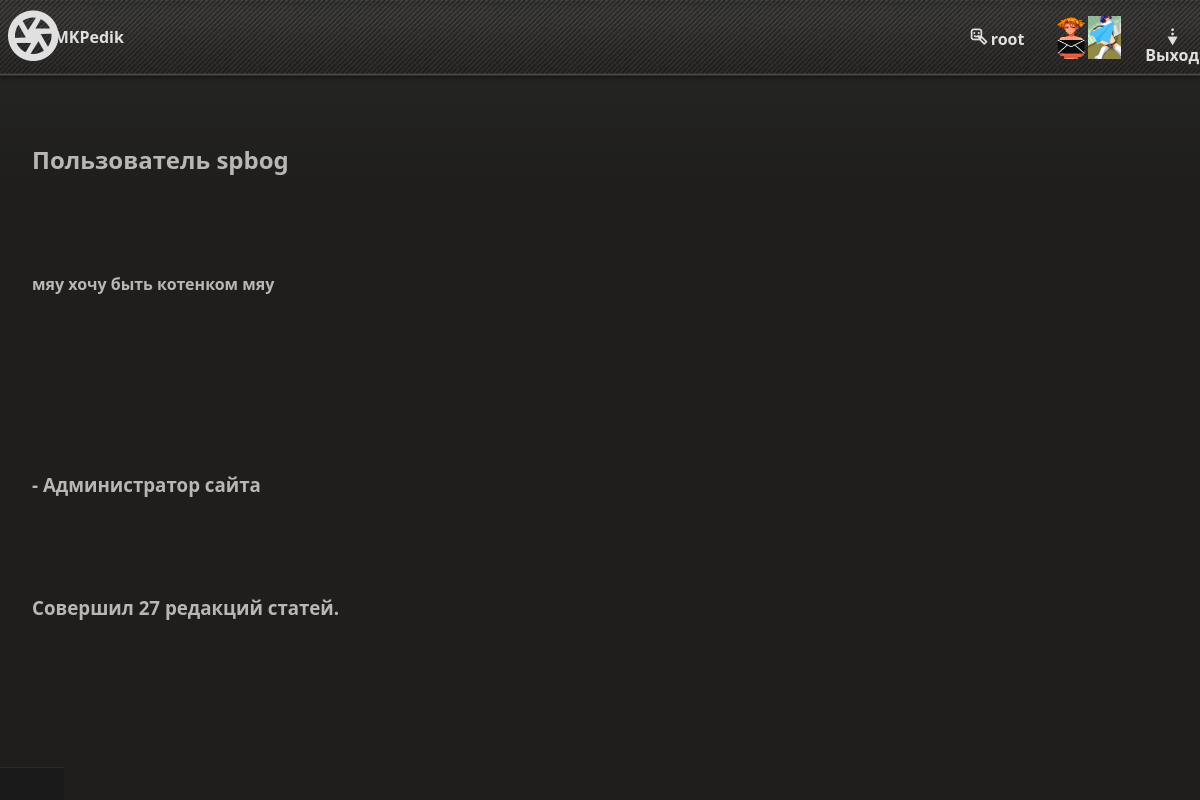
The page /users/getuser?username=spbog (signed in) on the database its author committed.
### mk/database/user.py (models this page shows, shortened)
class User(db.Model):
    username = db.Column(db.String(32), unique=True, primary_key=True)
    pwdhash = db.Column(db.String(256))
    admin = db.Column(db.Boolean)
    profile_description = db.Column(db.String(512))
    commit_n = db.Column(db.Integer)

### mk/decorators.py (the view)
    def wrapper(*args, **kwargs):
        if not g.user:
            return render_template("not_admin.html")
        return func(*args, **kwargs)

### mk/auth/auth.py (called while the page is built)
@auth_bp.before_app_request
def load_user():
    username = session.get("username")
    pwdhash = session.get("pwdhash")
    if username is None or pwdhash is None:
        g.user = None
    else:
        user = db.session.execute(db.select(User).filter_by(username=username)).first()
        if not user:
            g.user = None
        elif user[0].pwdhash == pwdhash:
            g.user = user[0]

### mk/users/users.py (called while the page is built)
@user_bp.route("/getuser")
@user_only
def get_user():
    username = request.args.get("username")
    if not username:
        return render_template("not_found.html")
    user = User.query.filter_by(username=username).first()
    return render_template("users/user.html", user=user)

### mk/templates/users/user.html
{% extends "base.html" %}
{% block content %}
    <h2>Пользователь {{user["username"]}}</h2>
    <h4>
        {{user["profile_description"]}}
    </h4>
    <p></p>
    {% if user["admin"] %}<h3> - Администратор сайта</h2>{% endif %}
    <h3>Совершил {{user["commit_n"]}} редакций статей.</h3>
{% endblock %}

### mk/templates/base.html (shortened to what this page needs)
<!DOCTYPE html>
<html lang="en">
    <link rel="stylesheet" href="{{url_for('static', filename='styles.css')}}">
    <header>
        <div id="hat">
            <a class="home" href="/">MKPedik</a>
            <a class="homeicon" href="/"></a>
            {% if g.user %}
                <img class="inbox" style="width: 33px; height: 43px;" src={{url_for('static', filename='mailbox.png')}} onclick="window.location.href = '/messages/inbox'" />
                <img class="send" style="width: 33px; height: 43px;" src={{url_for('static', filename='send-icon.png')}} onclick="window.location.href = '/messages/send'"/>
                <a class="reg" href="/users/getme">{{g.user["username"]}}</a>
                <a class="login" href="/auth/logout">Выход</a>
            {% else %}
                <a class="reg" href="/auth/register">Регистрация</a>
                <a class="login" href="/auth/login">Вход</a>
            {% endif %}
        </div>
    </header>
    <body>
        {% block content %}{% endblock %}
    </body>
    <footer>
    </footer>
</html>

### mk/static/styles.css (style rules this page uses)
:root { --bg-color: #121212; --header-bg: #1e1e1e; --footer-bg: #1a1a1a; --text-color: #e0e0e0; --accent-color: #0d6efd; --danger-color: #dc3545; --border-color: #2c2c2c; --transition: 0.3s ease; }
body { background: linear-gradient(0deg,#1f1e1d 0%,#1f1e1d 80%,#242422 100%); background-color: #1f1e1d; background-position: 0 60px; background-repeat: repeat-x; overflow-y: scroll; color: #e0e0e0; font-family: "Segoe UI", sans-serif; line-height: 1; margin: 0; padding: 0; text-align: center; }
#hat { background: url("/static/globalheader_bg.jpg"); background-size:contain; padding: 1rem 2rem; display: grid; border-bottom: 1px solid var(--border-color); box-shadow: 0 2px 4px rgba(0, 0, 0, 0.4); position: sticky; top: 0; z-index: 1000; grid-template-columns: 10% 70% 10% 3% 5%; }
#hat a { color: var(--text-color); text-decoration: none; font-weight: bold; position: relative; top:30%; transition: color var(--transition); height: 20px; }
.home { grid-column: 1; }
.home::before { font-family: PS3; content: "e "; font-size:60px; top: -22px; left: -30px; position:absolute; }
.reg { grid-column: 3; }
.reg:before { font-family: PS3; content: "s "; }
.login:before { font-family: PS3; content: "b "; }
.inbox { grid-column: 4; grid-row: 1; }
.send { grid-column: 5; grid-row: 1; }
a { color: #688ba8; text-decoration:none; }
.login { grid-column: 6; }
#hat a::after { content: ""; position: absolute; width: 0%; height: 2px; left: 0; bottom: -2px; transition: text-shadow 0.3s ease; background: var(--accent-color); }
body > *:not(header):not(footer) { flex: 1; padding: 2rem; }
footer { background-color: var(--footer-bg); padding: 1rem 2rem; text-align: center; border-top: 1px solid var(--border-color); font-size: 0.9rem; position: fixed; display:block; color: #aaa; bottom:0; }
h1, h2, h3, h4, h5 { padding-left: 12px; margin-top: 2.5rem; margin-bottom: 1rem; transition: border-color 0.3s ease, color 0.3s ease; }
p { margin: 0.1rem 0; line-height: 1.4; }
h1, h2, h3, h4, h5 { text-align: left; color: #b9b7b5; }

### rows shown on the page
User: user.username "root"
User: username "spbog", profile_description "мяу хочу быть котенком мяу", commit_n "27"
